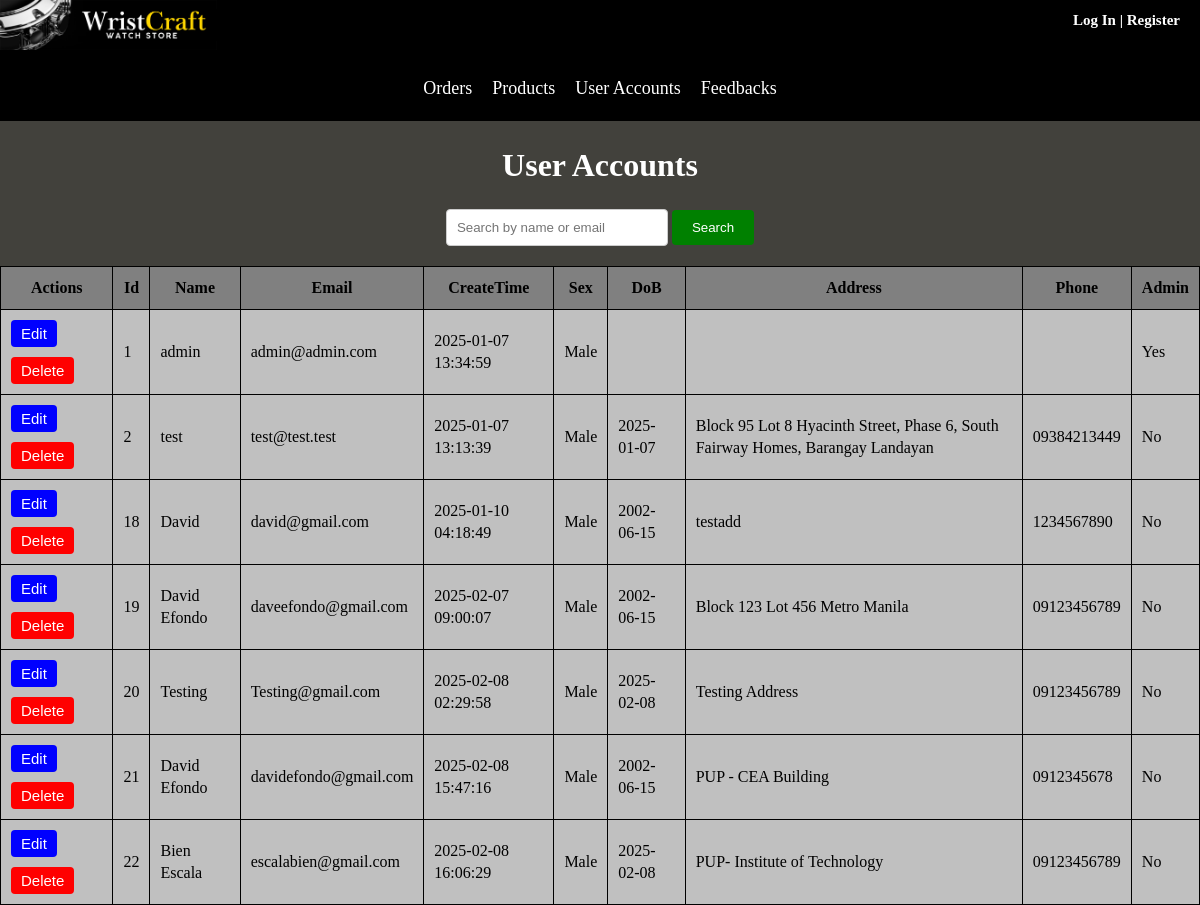
The app's page /WristCraft/usersmanager.php with its own data.
### tables this page shows
CREATE TABLE `users` (
  `Id` int(11) NOT NULL,
  `Password` varchar(255) NOT NULL,
  `Email` varchar(255) NOT NULL,
  `CreateTime` datetime NOT NULL,
  `Admin` int(11) DEFAULT 0,
  `Name` varchar(255) NOT NULL,
  `Sex` int(11) DEFAULT NULL,
  `DoB` date DEFAULT NULL,
  `Address` text DEFAULT NULL,
  `Phone` varchar(12) DEFAULT NULL
);

### WristCraft/usersmanager.php (the view, shortened to what this page needs)
<?php
require_once './data/dbconnect.php';
$sql = "SELECT * FROM `users` ORDER BY Id ASC";
?>
<!DOCTYPE html>
<html lang="en">
<head>
    <link href="styles/site.css" rel="stylesheet" type="text/css">
    <link href="styles/products.css" rel="stylesheet" type="text/css">
</head>
<body>
<div class="divContainer">
    <?php include './Templates/adminheader.php'; ?>
    <div style="background-color: black; overflow: hidden; display: flex; flex-wrap: wrap; justify-content: center; align-items: center; padding: 10px 0;">
        <a href="ordersmanager.php" style="color: white; padding: 10px; text-align: center; text-decoration: none; font-size: 18px; transition: background-color 0.3s;">Orders</a>
        <a href="Crud.php" style="color: white; padding: 10px; text-align: center; text-decoration: none; font-size: 18px; transition: background-color 0.3s;">Products</a>
        <a href="usersmanager.php" style="color: white; padding: 10px; text-align: center; text-decoration: none; font-size: 18px; transition: background-color 0.3s;">User Accounts</a>
        <a href="feedbacksmanager.php" style="color: white; padding: 10px; text-align: center; text-decoration: none; font-size: 18px; transition: background-color 0.3s;">Feedbacks</a>
    </div>
    <h1 style="text-align: center; color: white;">User Accounts</h1>
    <div style="text-align: center; margin-bottom: 20px;">
        <form action="usersmanager.php" method="GET">
            <input type="text" name="search" placeholder="Search by name or email" style="padding: 10px; width: 200px; border-radius: 4px; border: 1px solid #ccc;">
            <button type="submit" style="padding: 10px 20px; border-radius: 4px; border: none; background-color: green; color: white; cursor: pointer;">Search</button>
        </form>
    </div>
    <table>
        <tr>
            <th>Actions</th>
            <th>Id</th>
            <th>Name</th>
            <th>Email</th>
            <th>CreateTime</th>
            <th>Sex</th>
            <th>DoB</th>
            <th>Address</th>
            <th>Phone</th>
            <th>Admin</th>
        </tr>
        <?php
        $result = mysqli_query($con, $sql);
        while($user = mysqli_fetch_array($result)) {
        ?>
        <tr>
            <td>
                <form action="edituser.php" method="GET" style="display:inline;">
                    <button type="submit" style="color: white; font-size: 15px; text-decoration: none; background-color: blue; padding: 5px 10px; border-radius: 4px; margin-right: 5px; border: none; cursor: pointer;">Edit</button>
                </form>
                <form action="" method="GET" style="display:inline;" onsubmit="return confirm('Are you sure you want to delete this product?')">
                    <button type="submit" style="color: white; font-size: 15px; text-decoration: none; background-color: red; padding: 5px 10px; border-radius: 4px; margin-top: 10px; border: none; cursor: pointer;">Delete</button>
                </form>
            </td>
            <td><?= $user['Id']; ?></td>
            <td><?=  $user['Name']; ?></td>
            <td><?= $user['Email'];  ?></td>
            <td><?= $user['CreateTime']; ?></td>
            <td><?=  ($user['Sex'] == 0 ? 'Male' : 'Female'); ?> </td>
            <td><?=  $user['DoB']; ?> </td>
            <td><?=  $user['Address']; ?> </td>
            <td><?=  $user['Phone']; ?> </td>
            <td><?=  ($user['Admin'] == 1 ? 'Yes' : 'No'); ?></td>
        </tr>
            <?php
        }
        ?>
    </table>
</body>
</html>

### WristCraft/styles/site.css (style rules this page uses)
body { font: 100%/1.4 Verdana; background-color: silver; margin: 0; padding: 0; color: #000; }
a:link { color: #42413C; text-decoration: none; }
.divContainer { background-color: #42413C; margin: 0 auto; display: flex; flex-direction: column; flex: 1; }

### WristCraft/usersmanager.php (style rules this page uses)
body { background-color: #42413C; }
table { border-collapse: collapse; background-color: silver; }
th, td { padding: 10px; text-align: left; border: 1px solid black; }
th { text-align: center; background-color: gray; }

### records on screen
users: Id "1", Name "admin", Email "admin@admin.com", CreateTime "2025-01-07 13:34:59", shows "Male", Admin "Yes"
users: Id "2", Name "test", Email "test@test.test", CreateTime "2025-01-07 13:13:39", Sex "Male", DoB "2025-01-07", Address "Block 95 Lot 8 Hyacinth Street, Phase 6, South Fairway Homes, Barangay Landayan", Phone "09384213449", Admin "No"
users: Id "18", Name "David", Email "david@gmail.com", CreateTime "2025-01-10 04:18:49", Sex "Male", DoB "2002-06-15", Address "testadd", Phone "1234567890", Admin "No"
users: Id "19", Name "David Efondo", Email "daveefondo@gmail.com", CreateTime "2025-02-07 09:00:07", Sex "Male", DoB "2002-06-15", Address "Block 123 Lot 456 Metro Manila", Phone "09123456789", Admin "No"
users: Id "20", Name "Testing", Email "Testing@gmail.com", CreateTime "2025-02-08 02:29:58", Sex "Male", DoB "2025-02-08", Address "Testing Address", Phone "09123456789", Admin "No"
users: Id "21", Name "David Efondo", Email "davidefondo@gmail.com", CreateTime "2025-02-08 15:47:16", Sex "Male", DoB "2002-06-15", Address "PUP - CEA Building", Phone "0912345678", Admin "No"
users: Id "22", Name "Bien Escala", Email "escalabien@gmail.com", CreateTime "2025-02-08 16:06:29", Sex "Male", DoB "2025-02-08", Address "PUP- Institute of Technology", Phone "09123456789", Admin "No"
